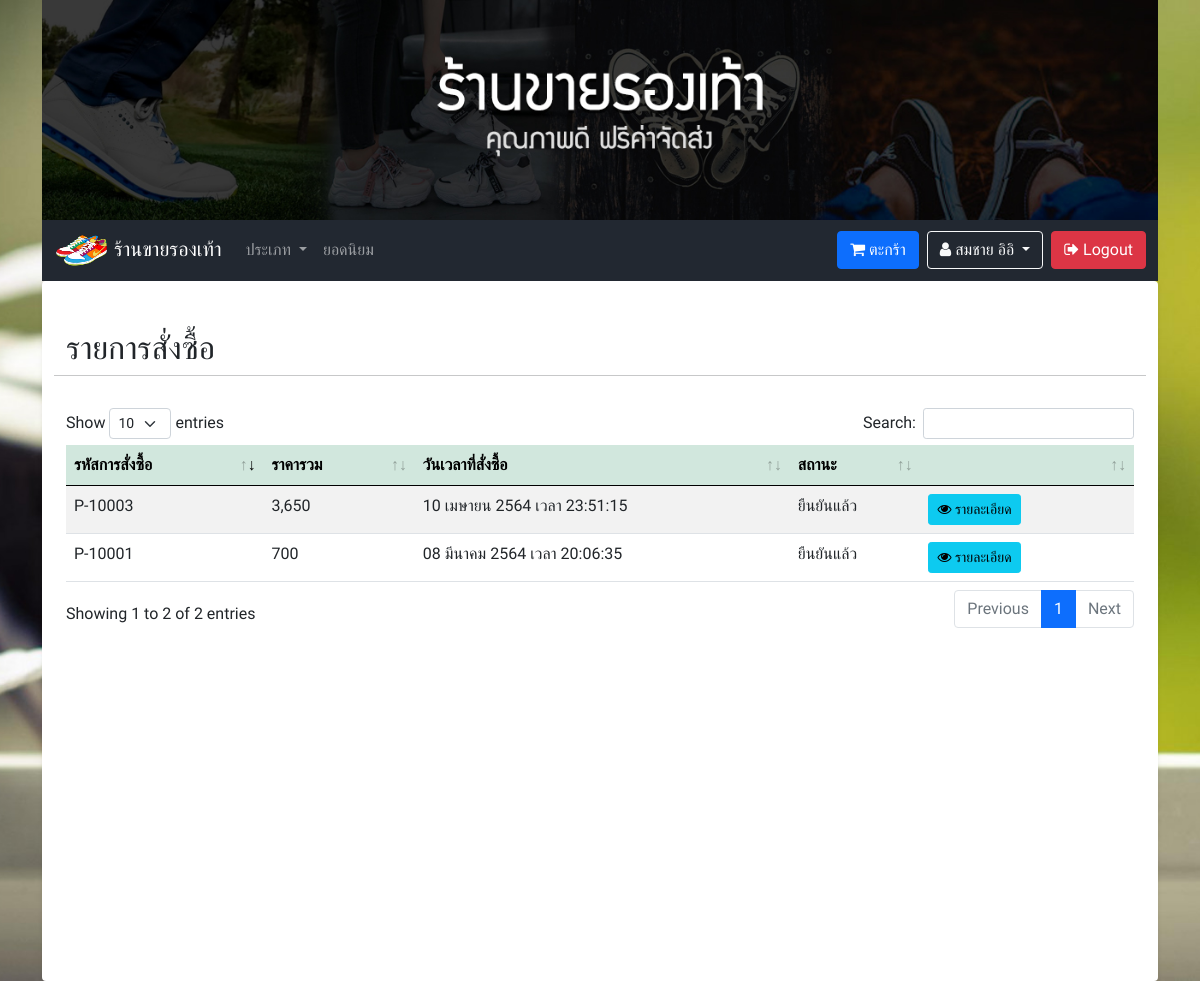
The page /member_payment_list.php (signed in) on the database its author committed.
### tables this page shows
CREATE TABLE `tbl_user` (
  `u_id` int(10) NOT NULL COMMENT 'ID',
  `u_username` varchar(255) NOT NULL COMMENT 'ชื่อผู้ใช้',
  `u_password` varchar(255) NOT NULL COMMENT 'รหัสผ่าน',
  `u_fname` varchar(255) NOT NULL COMMENT 'ชื่อ',
  `u_lname` varchar(255) NOT NULL COMMENT 'นามสกุล',
  `u_sex` varchar(50) NOT NULL COMMENT 'เพศ',
  `u_address` text NOT NULL COMMENT 'ที่อยู่',
  `u_email` varchar(255) NOT NULL COMMENT 'อีเมล์',
  `u_tel` varchar(10) NOT NULL COMMENT 'เบอร์โทร',
  `u_role` varchar(50) NOT NULL COMMENT 'บทบาท'
);

CREATE TABLE `tbl_payment` (
  `pm_id` int(50) NOT NULL COMMENT 'ID',
  `pm_code` varchar(255) NOT NULL COMMENT 'รหัสการสั่งซื้อ',
  `pm_img` varchar(255) NOT NULL COMMENT 'รูปภาพการโอน',
  `pm_total` varchar(255) NOT NULL COMMENT 'ยอดรวม',
  `pm_u_id` int(50) NOT NULL COMMENT 'ID ผู้ชื้อ',
  `pm_channel` varchar(255) NOT NULL COMMENT 'ช่องทางการจัดส่ง',
  `pm_date` varchar(255) NOT NULL COMMENT 'วันเวลาที่สั่งซื้อ',
  `pm_address` text NOT NULL COMMENT 'ที่อยู่',
  `pm_status` varchar(255) NOT NULL COMMENT 'สถานะ'
);

### functions.php (called while the page is built, shortened)
<?php
class ConnectDB
{
    protected $db;
    function __construct()
    {
        $DB_HOST = "localhost";
        $DB_USER = "root";
        $DB_PASS = "";
        $DB_NAME = "stoe_store";
        $con = new mysqli($DB_HOST, $DB_USER, $DB_PASS, $DB_NAME);
        $con->set_charset("utf8");
        $this->db = $con;
    }
    function query($data)
    {
        $result = $this->db->query($data);
        if ($result == true) {
            return $result;
        } else {
            echo "Error to query.!!";
        }
    }
}
class Member extends ConnectDB
{
    function memberGetById($id)
    {
        $result = $this->db->query("SELECT * FROM tbl_user WHERE u_id = '$id' AND u_role = 'member' ");
        $row = $result->fetch_all(MYSQLI_ASSOC);
        return $row;
    }
}
function ConvertDateToThai($datetime)
{
    $XdateTime = explode(" ", $datetime);
    $time = $XdateTime[1];
    $date = explode("-", $XdateTime[0]);
    $monthList = [
        "01" => "มกราคม",
        "02" => "กุมภาพันธ์",
        "03" => "มีนาคม",
        "04" => "เมษายน",
        "05" => "พฤษภาคม",
        "06" => "มิถุนายน",
        "07" => "กรกฎาคม",
        "08" => "สิงหาคม",
        "09" => "กันยายน",
        "10" => "ตุลาคม",
        "11" => "พฤศจิกายน",
        "12" => "ธันวาคม",
    ];
    return $date[2] . " " . $monthList[$date[1]] . " " . $date[0] + 543 . " เวลา " . $time;
}

### member_payment_list.php (the view, shortened to what this page needs)
<?php
include('header.php');
?>
</head>
<?php
$obj = new ConnectDB();
$objModal = new ConnectDB();
if (isset($_GET['display'])) {
    switch ($_GET['display']) {
        case 'success':
            $result = $obj->query("SELECT * FROM `tbl_payment` WHERE pm_status = 'ยืนยันแล้ว' ");
            break;
        case 'delete':
            $result = $obj->query("SELECT * FROM `tbl_payment` WHERE pm_status = 'ไม่อนุมัติ' ");
            break;
    }
} else {
    $result = $obj->query("SELECT * FROM `tbl_payment` WHERE pm_u_id = '".$_SESSION['user']['id']."' ");
}
?>
<body class="bgc-gray bgm-stoes">
    <?php include('navbar.php'); ?>
    <div class="container p-4 pb-5 bgc-white shadow-sm rounded min-height">
        <div class="row my-4">
            <h2>รายการสั่งซื้อ</h2>
            <hr>
            <table id="dtb" class="table table-striped table-hover" style="width:100%">
                <thead>
                    <tr class="table-success">
                        <th>รหัสการสั่งซื้อ</th>
                        <th>ราคารวม</th>
                        <th>วันเวลาที่สั่งซื้อ</th>
                        <th>สถานะ</th>
                        <th></th>
                    </tr>
                </thead>
                <tbody>
                    <?php while ($row = $result->fetch_array()) { ?>
                        <tr>
                            <td><?= $row['pm_code']; ?></td>
                            <td><?= number_format($row['pm_total']); ?></td>
                            <td><?= ConvertDateToThai($row['pm_date']); ?></td>
                            <td><?= $row['pm_status']; ?></td>
                            <td width="20%">
                                <?php if (isset($_GET['display']) && $_GET['display'] == 'success') { ?>
                                    <button class="btn btn-sm btn-info m-0" type="button" data-bs-toggle="modal" data-bs-target="#Modal<?= $row['pm_id'] ?>"><i class="fa fa-eye" aria-hidden="true"></i> รายละเอียด</button>
                                <?php } else if (isset($_GET['display']) && $_GET['display'] == 'delete') { ?>
                                    <button class="btn btn-sm btn-info m-0" type="button" data-bs-toggle="modal" data-bs-target="#Modal<?= $row['pm_id'] ?>"><i class="fa fa-eye" aria-hidden="true"></i> รายละเอียด</button>
                                <?php } else { ?>
                                    <button class="btn btn-sm btn-info m-0" type="button" data-bs-toggle="modal" data-bs-target="#Modal<?= $row['pm_id'] ?>"><i class="fa fa-eye" aria-hidden="true"></i> รายละเอียด</button>
                                <?php } ?>
                            </td>
                        </tr>
                                                    <?php
                                                    $resultModal = $objModal->query("SELECT * FROM tbl_payment_list as pl INNER JOIN tbl_cargo as cg ON pl.pl_cg_id=cg.cg_id WHERE  pl.pl_pm_code = '" . $row['pm_code'] . "' ");
                                                    ?>
                    <?php } ?>
                </tbody>
            </table>
        </div>
    </div>
    <?php include('call_datatable.php'); ?>
    <?php include('footer.php'); ?>

### navbar.php (shortened to what this page needs)
<div class="container">
    <img src="img/banner.jpg" style="width:100%;max-height:250px;min-height:150px;" class="img-fluid">
    <nav class="navbar navbar-expand-lg navbar-dark sticky-top">
        <div class="container">
            <a class="navbar-brand" href="index.php"><img src="img/logo.png" style="height:35px;width:55px;"> ร้านขายรองเท้า</a>
            <div class="collapse navbar-collapse" id="navbarSupportedContent">
                <ul class="navbar-nav me-auto mb-2 mb-lg-0">
                    <li class="nav-item dropdown">
                        <a class="nav-link dropdown-toggle" href="#" id="navbarDropdown" role="button" data-bs-toggle="dropdown" aria-expanded="false">
                            ประเภท
                        </a>
                    </li>
                    <li class="nav-item">
                        <a class="nav-link" href="index.php?popular">ยอดนิยม <sup><img src="img/hot.gif" style="width:25px;"></sup></a>
                    </li>
                </ul>
                <ul class="navbar-nav d-flex">
                    <?php
                    if (isset($_SESSION['user']['role']) && $_SESSION['user']['role'] == 'member') { ?>
                        <a href="member_cart.php" class="btn btn-primary me-2"><i class="fa fa-shopping-cart" aria-hidden="true"></i> ตะกร้า</a>
                        <?php
                        $obj_fetchNameNav = new Member();
                        $row_fetchNameNav = $obj_fetchNameNav->memberGetById($_SESSION['user']['id']);
                        ?>
                        <div class="dropdown me-2">
                            <button class="btn btn-outline-light dropdown-toggle" type="button" id="dropdownMenuButton1" data-bs-toggle="dropdown" aria-expanded="false">
                                <i class="fa fa-user" aria-hidden="true"></i> <?= $row_fetchNameNav[0]['u_fname'] . ' ' . $row_fetchNameNav[0]['u_lname'] ?>
                            </button>
                        </div>
                        <a href="logout.php" class="btn btn-danger"><i class="fa fa-sign-out" aria-hidden="true"></i> Logout</a>
                    <?php
                    } else if (isset($_SESSION['user']['role']) && $_SESSION['user']['role'] == 'admin') { ?>
                        <a href="logout.php" class="btn btn-danger"><i class="fa fa-sign-out" aria-hidden="true"></i> Logout</a>
                    <?php } else { ?>
                        <a href="login.php" class="btn btn-success me-2"><i class="fa fa-sign-in" aria-hidden="true"></i> Login</a>
                        <a href="register.php" class="btn btn-primary"><i class="fa fa-plus-circle" aria-hidden="true"></i> สมัครสมาชิก</a>
                    <?php } ?>
                </ul>
            </div>
        </div>
    </nav>

### css/style.css (style rules this page uses)
* { font-family: "Chakra Petch", sans-serif; }
nav.navbar { background-color: #222831 !important; }
.bgc-gray { background-color: #eee; }
.bgc-white { background-color: #fff; }
.min-height { min-height: 700px; height: auto; }
.bgm-stoes { background: url("../img/bg.jpg") no-repeat center center fixed; -webkit-background-size: cover; -moz-background-size: cover; -o-background-size: cover; background-size: cover; }

### rows shown on the page
tbl_user: u_fname "สมชาย", u_lname "อิอิ"
tbl_payment: pm_code "P-10001", pm_total "700", pm_date "08 มีนาคม 2564 เวลา 20:06:35", pm_status "ยืนยันแล้ว"
tbl_payment: pm_code "P-10003", pm_total "3,650", pm_date "10 เมษายน 2564 เวลา 23:51:15", pm_status "ยืนยันแล้ว"
